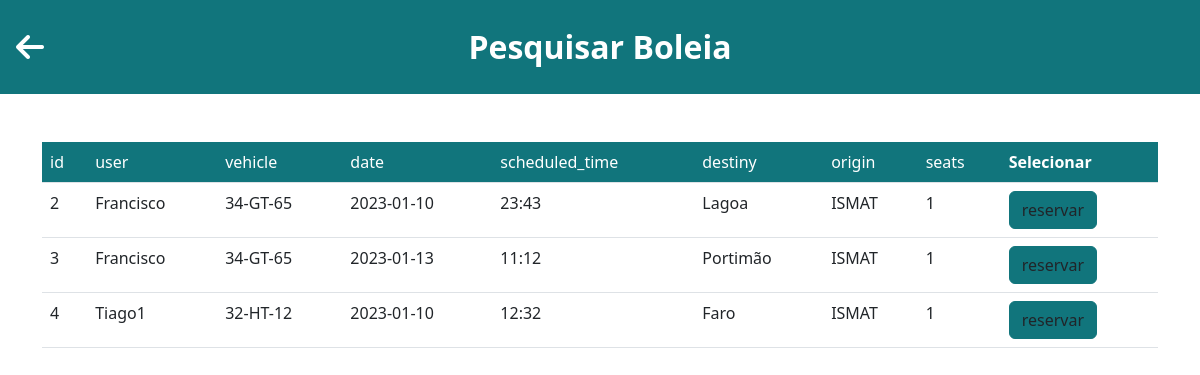
Screenshot of /boleia with the database file from the repository.
### models.py (models this page shows, shortened)
class User(db.Model, UserMixin):
	__tablename__ = 'user'
	id = db.Column(db.Integer, primary_key=True)
	name = db.Column(db.String(80), unique=True, nullable=False)
	student_number = db.Column(db.String(9), unique=True, nullable=False)
	phone_number = db.Column(db.Integer(), nullable=False)
	password = db.Column(db.Unicode(30), nullable=False)
	gender = db.Column(db.String(10), nullable=False)
	registration_date = db.Column(db.DateTime, default=datetime.now)
	last_login_date = db.Column(db.DateTime, default=datetime.now)
	active = db.Column(db.Boolean())

class Vehicle(db.Model):
	__tablename__ = 'vehicle'
	id = db.Column(db.Integer, primary_key=True)
	owner_id = db.Column('owner_id', db.ForeignKey('user.id'), nullable=False)
	owner = db.relationship('User', backref='vehicle')
	license_plate = db.Column(db.String(8), unique=True, nullable=False)
	color = db.Column(db.String(20), nullable=False)
	number_of_seats = db.Column(db.Integer(), nullable=False)
	vehicle_specs = db.Column(db.String(200), nullable=True)
	is_deleted = db.Column(db.Boolean, default=False)
	createdAt = db.Column(db.DateTime, default=datetime.now)
	updatedAt = db.Column(db.DateTime, default=datetime.now)

class Ride(db.Model):
	__tablename__ = 'ride'
	__table_args__ = (db.UniqueConstraint('user_id', 'vehicle_id', 'ride_date'),)
	id = db.Column(db.Integer, primary_key=True)
	user_id = db.Column('user_id', db.ForeignKey('user.id'), nullable=False)
	user = db.relationship('User', backref='ride')
	vehicle_id = db.Column('vehicle_id', db.ForeignKey('vehicle.id'), nullable=False)
	vehicle = db.relationship('Vehicle', backref='ride')
	ride_date = db.Column(db.String(9), nullable=False)
	ride_scheduled_time = db.Column(db.String(5), nullable=False)
	local_destiny = db.Column(db.String(40), nullable=False)
	local_origin = db.Column(db.String(40), nullable=False)
	number_of_available_seats = db.Column(db.Integer(), nullable=False)
	createdAt = db.Column(db.DateTime, default=datetime.now)
	updatedAt = db.Column(db.DateTime, default=datetime.now)

### rideandreservation/__init__.py (the view)
@rideandreservation.route('/boleia', methods=['GET', 'POST'])
def ride():
    activeUser = current_user
    if activeUser.is_authenticated:
        print("Noice")
    else:
        print("Not Noice")
    print()
    ridelist = []
    getRideData = db.session.query(Ride).all()
    for ride in getRideData:
        vehicle = db.session.query(Vehicle).filter(Vehicle.id == ride.vehicle_id).first()
        user = db.session.query(User).filter(User.id == ride.user_id).first()
        ridelist.append([(ride.id),(user.name),(vehicle.license_plate),(ride.ride_date),(ride.ride_scheduled_time),(ride.local_destiny),(ride.local_origin),(ride.number_of_available_seats)])
    return render_template("pesquisa.html",getRideData=ridelist)

### templates/pesquisa.html (shortened to what this page needs)
<!DOCTYPE html>
<html lang="eng">
    <head>
        <link href="https://cdn.jsdelivr.net/npm/bootstrap@5.2.3/dist/css/bootstrap.min.css" rel="stylesheet">
        <link rel="stylesheet" href="{{url_for('static', filename='css/boleia.css')}}">
        <link rel="stylesheet" href="https://cdnjs.cloudflare.com/ajax/libs/font-awesome/6.2.1/css/all.min.css">
        <link rel="stylesheet" type="text/css" href="https://cdn.datatables.net/1.13.1/css/jquery.dataTables.css">
        <link rel="stylesheet" type="text/css" href="https://cdn.datatables.net/responsive/2.1.1/css/responsive.bootstrap.min.css" />
        <link rel="stylesheet" href="https://cdnjs.cloudflare.com/ajax/libs/datatables.net-select-dt/1.5.0/select.dataTables.css" />
        <link rel="stylesheet" href="https://cdnjs.cloudflare.com/ajax/libs/datatables.net-searchpanes-bs/2.1.0/searchPanes.bootstrap.css" />
        <link rel="stylesheet" href="https://cdnjs.cloudflare.com/ajax/libs/datatables.net-buttons-bs/2.3.2/buttons.bootstrap.css" />
    </head>
    <body>
        <header class="p-3 mb-5 bg-primary" id="mrs">
            <div class="row align-items-center">
                <div class="col-2" >
                    <a id="seta">
                        <i class="fa fa-2xl fa-arrow-left text-white" onclick="HomePage()"></i>
                    </a>
                </div>
                <div class="col-8" >
                    <div class="m-2 d-flex justify-content-center " >
                        <h2 class="my-1 fw-bold text-white">Pesquisar Boleia</h2>
                    </div>
                </div>
            </div>
        </header>
    <div class="container-md" id="table">
        <div class="table-responsive">
        <table class="table display nowrap" id="tabela">
            <thead class="bg-primary text-white">
                <tr>
                            <td>id</td>
                            <td>user</td>
                            <td>vehicle</td>
                            <td>date</td>
                            <td>scheduled_time</td>
                            <td>destiny</td>
                            <td>origin</td>
                            <td>seats</td>
                    <th class="all">Selecionar</th>
                    </tr>
                </thead>
                    <tbody>
                        {% for ride in getRideData %}
                        {% if ride[7]!=0  %}
                       <tr>
                            <td>{{ride[0]}}</td>
                            <td>{{ride[1]}}</td>
                            <td>{{ride[2]}}</td>
                            <td>{{ride[3]}}</td>
                            <td>{{ride[4]}}</td>
                            <td>{{ride[5]}}</td>
                            <td>{{ride[6]}}</td>
                            <td>{{ride[7]}}</td>
                            <td><button class="reservar btn btn-primary" id="{{ride[0]}}">reservar</button></td>
                       </tr>
                       {% endif %}
                       {% endfor %}
                </tbody>
            </div>
        </div>
    </body>
</html>

### static/css/boleia.css (style rules this page uses)
#table { margin-top: auto; }
#seta { cursor:pointer; }
:root { --ismatDark: 17, 117, 124; --ismatLight: 106, 201, 204; }
:root { --primary: var(--ismatDark); --secondary: var(--ismatLight); }
.bg-primary { background-color: rgba(var(--primary), 1) !important; }
.btn-primary { color: rgba(var(--gray_0), 1); background-color: rgba(var(--primary), 1); border-color: rgba(var(--primary), 1); }

### rows the page displays
User: name "Francisco" "Francisco"
Vehicle: license_plate "34-GT-65" "34-GT-65"
Ride: ride_date "2023-01-10", ride_scheduled_time "23:43", local_destiny "Lagoa", local_origin "ISMAT"
Ride: ride_date "2023-01-13", ride_scheduled_time "11:12", local_destiny "Portimão", local_origin "ISMAT"
User: name "Tiago1"
Vehicle: license_plate "32-HT-12"
Ride: ride_date "2023-01-10", ride_scheduled_time "12:32", local_destiny "Faro", local_origin "ISMAT"

### other values shown
{{ ride[0] }} "2" "3" "4"
{{ ride[7] }} "1" "1" "1"
